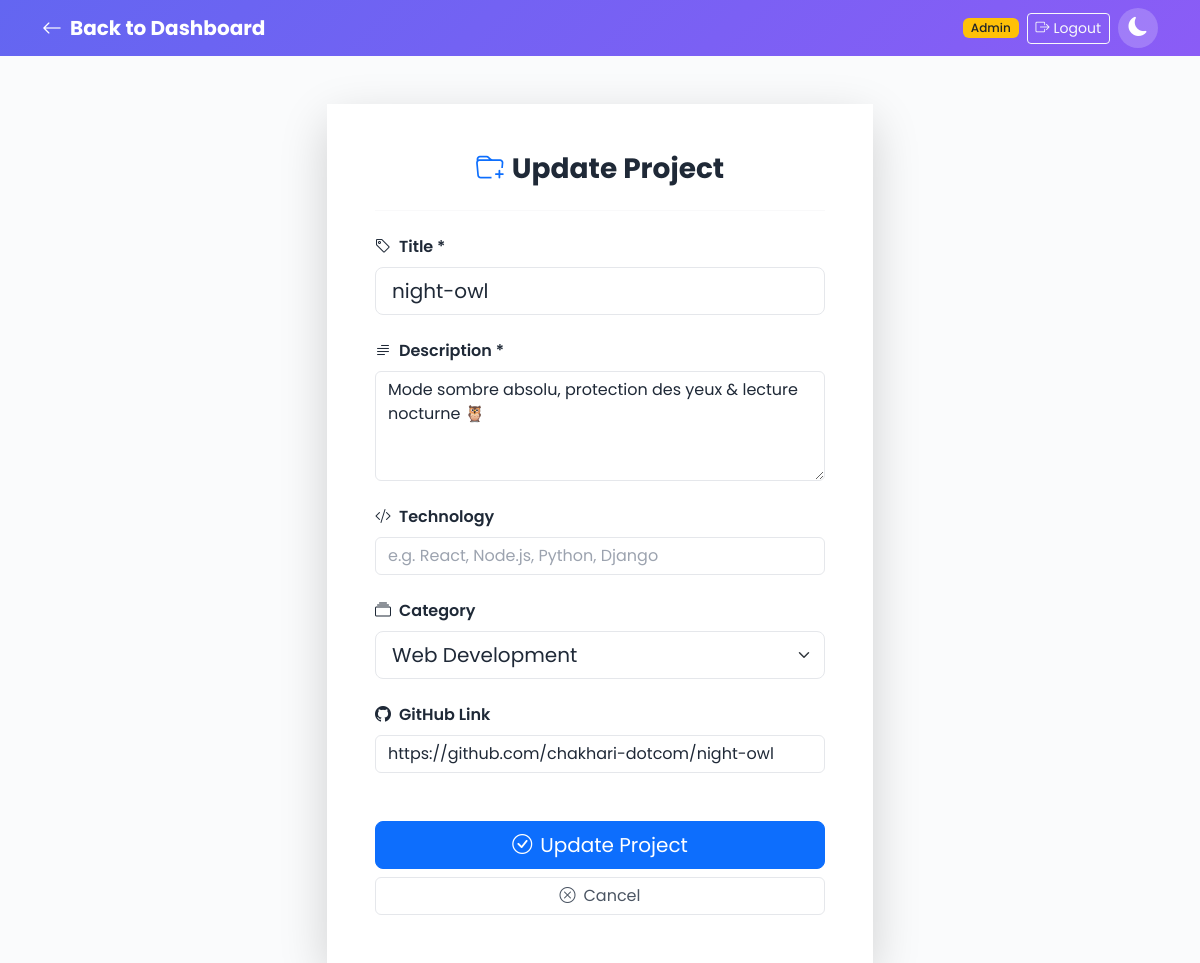
/admin-panel/projects/12/edit/ (signed in), run on the app's committed database.
### base/models.py (models this page shows, shortened)
class Project(models.Model):
    title = models.CharField(max_length=200)
    description = models.TextField(blank=True)
    category = models.CharField(max_length=100, blank=True)
    technology = models.CharField(max_length=200, blank=True)
    github_link = models.URLField(blank=True)
    image = models.ImageField(upload_to='projects/', blank=True, null=True)
    created = models.DateTimeField(auto_now_add=True, null=True)
    class Meta:
        ordering = ['-created']

### base/views.py (the view, shortened to what this page needs)
# urls.py: path('admin-panel/projects/<int:pk>/edit/', views.project_update, name='project_update'),
@login_required(login_url='login')
@user_passes_test(is_admin, login_url='login')
def project_update(request, pk):
    project = get_object_or_404(Project, pk=pk)
    return render(request, 'base/project_form.html', {'action': 'Update', 'project': project})

### base/views.py (called while the page is built)
def is_admin(user):
    return user.is_superuser or user.is_staff

### base/templates/base/project_form.html (shortened to what this page needs)
{% load static %}
<!DOCTYPE html>
<html lang="en">
<head>
    <link href="https://cdn.jsdelivr.net/npm/bootstrap@5.3.0/dist/css/bootstrap.min.css" rel="stylesheet">
    <link rel="stylesheet" href="https://cdn.jsdelivr.net/npm/bootstrap-icons@1.11.0/font/bootstrap-icons.min.css">
    <link rel="stylesheet" type="text/css" href="{% static 'css/main.css' %}">
</head>
<body>
<nav class="navbar navbar-dark bg-gradient">
    <div class="container">
        <a class="navbar-brand fw-bold" href="{% url 'admin_dashboard' %}">
            <i class="bi bi-arrow-left me-2"></i>Back to Dashboard
        </a>
        <div class="d-flex align-items-center gap-2">
            <span class="badge bg-warning text-dark">Admin</span>
            <a href="{% url 'logout' %}" class="btn btn-outline-light btn-sm">
                <i class="bi bi-box-arrow-right me-1"></i>Logout
            </a>
            <button class="theme-toggle" onclick="toggleTheme()" title="Toggle Dark Mode">
                <i class="bi bi-moon-fill" id="theme-icon"></i>
            </button>
        </div>
    </div>
</nav>
<div class="container mt-5">
    <div class="row justify-content-center">
        <div class="col-md-8 col-lg-6">
            <div class="card border-0 shadow-lg rounded-4">
                <div class="card-body p-5">
                    <h3 class="fw-bold text-center mb-4">
                        <i class="bi bi-folder-plus me-2 text-primary"></i>{{ action }} Project
                    </h3>
                    <hr>
                    <form method="POST" class="mt-4">
                        <div class="mb-4">
                            <label class="form-label fw-semibold"><i class="bi bi-tag me-2"></i>Title *</label>
                            <input type="text" name="title" class="form-control form-control-lg"
                                value="{{ project.title|default:'' }}"
                                placeholder="Enter project title" required>
                        </div>
                        <div class="mb-4">
                            <label class="form-label fw-semibold"><i class="bi bi-text-paragraph me-2"></i>Description *</label>
                            <textarea name="description" class="form-control" rows="4"
                                placeholder="Describe your project...">{{ project.description|default:'' }}</textarea>
                        </div>
                        <div class="mb-4">
                            <label class="form-label fw-semibold"><i class="bi bi-code-slash me-2"></i>Technology</label>
                            <input type="text" name="technology" class="form-control"
                                value="{{ project.technology|default:'' }}"
                                placeholder="e.g. React, Node.js, Python, Django">
                        </div>
                        <div class="mb-4">
                            <label class="form-label fw-semibold"><i class="bi bi-collection me-2"></i>Category</label>
                            <select name="category" class="form-select form-select-lg">
                                <option value="Web Development" {% if project.category == 'Web Development' %}selected{% endif %}>Web Development</option>
                            </select>
                        </div>
                        <div class="mb-4">
                            <label class="form-label fw-semibold"><i class="bi bi-github me-2"></i>GitHub Link</label>
                            <input type="url" name="github_link" class="form-control"
                                value="{{ project.github_link|default:'' }}"
                                placeholder="https://github.com/chakhari-dotcom/...">
                        </div>
                        <div class="d-grid gap-2 mt-5">
                            <button type="submit" class="btn btn-primary btn-lg">
                                <i class="bi bi-check-circle me-2"></i>{{ action }} Project
                            </button>
                            <a href="{% url 'admin_dashboard' %}" class="btn btn-outline-secondary">
                                <i class="bi bi-x-circle me-2"></i>Cancel
                            </a>
                        </div>
                    </form>
                </div>
            </div>
        </div>
    </div>
</div>
</body>
</html>

### staticfiles/css/main.css (style rules this page uses)
:root { --bg-primary: #fafbfc; --bg-secondary: #f3f4f6; --bg-card: #ffffff; --text-primary: #1f2937; --text-secondary: #4b5563; --text-muted: #9ca3af; --border-color: #e5e7eb; --accent-primary: #6366f1; --accent-secondary: #8b5cf6; --shadow-color: rgba(0, 0, 0, 0.06); --navbar-bg: linear-gradient(135deg, #6366f1 0%, #8b5cf6 100%); --footer-bg: linear-gradient(135deg, #1f2937 0%, #111827 100%); --hero-bg: linear-gradient(135deg, #fafbfc 0%, #f3f4f6 100%); }
body { font-family: 'Poppins', sans-serif; background-color: var(--bg-primary); color: var(--text-primary); }
.card { background-color: var(--bg-card); border-color: var(--border-color); color: var(--text-primary); }
.card-body { background-color: var(--bg-card); color: var(--text-primary); }
h1, h2, h3, h4, h5, h6, .h1, .h2, .h3, .h4, .h5, .h6 { color: var(--text-primary); }
hr { border-color: var(--border-color); }
a { color: var(--accent-primary); }
.bg-gradient { background: var(--navbar-bg) !important; }
.theme-toggle { background: rgba(255, 255, 255, 0.2); border: none; border-radius: 50%; width: 40px; height: 40px; display: flex; align-items: center; justify-content: center; cursor: pointer; transition: all 0.3s ease; }
.theme-toggle i { color: white; font-size: 1.2rem; }
.rounded-4 { border-radius: 1rem; }
.badge { font-weight: 500; }
html { scroll-behavior: smooth; }
.form-control, .form-select { background-color: var(--bg-card); border-color: var(--border-color); color: var(--text-primary); }
.form-label { color: var(--text-primary); }
.form-control::placeholder { color: var(--text-muted); }
.btn-outline-secondary { color: var(--text-secondary); border-color: var(--border-color); }

### data on the page
Project: title "night-owl", description "Mode sombre absolu, protection des yeux & lecture nocturne 🦉", github_link "https://github.com/chakhari-dotcom/night-owl"

### other printed values
{{ action }} "Update"
